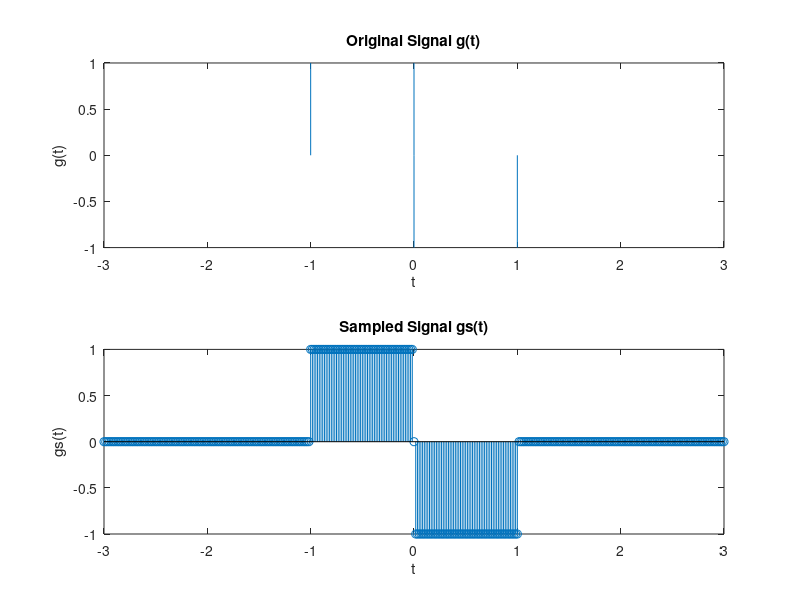

Write the MATLAB code that produced this figure. (Note: this script raises an error after producing the figure.)
a = randi([2,6]);
Ts = 1/(20*a);
%Ts = 0.001;
dur = 4*Ts;

% g(t)
t = -3 : (Ts/1000) : 3;
g = zeros(1,length(t));
g(t >= (-1) & (t < 0)) = 1;
g((t > 0) &(t <= 1)) = -1;
% Sampled g(t) = gs(t)
t1 = -3 : Ts : 3;
gs = zeros(1,length(t1));
gs(t1 >= (-1) & (t1 < 0)) = 1;
gs((t1 > 0) &(t1 <= 1)) = -1;

% Figure 2 
figure;
% g(t) plot
subplot(2,1,1);
plot(t,g);
title('Original Signal g(t)');
xlabel('t');
ylabel('g(t)');

% gs(t) plot 
subplot(2,1,2);
stem(t1,gs);
title('Sampled Signal gs(t)');
xlabel('t');
ylabel('gs(t)');

% Reconstructed gR(t) functions 
gRZ = DtoA (0,Ts,dur,gs);
gRL = DtoA (1,Ts,dur,gs);
gRI = DtoA (2,Ts,dur,gs);
timePlot = linspace(-3,3,length(gRZ));

% Figure 3
figure;
%subplot(4,1,1);
plot(t,g);
title('Original Signal g(t)');
xlabel('t');
ylabel('g(t)');

% Figure 4
figure;
%subplot(4,1,2);
plot(timePlot,gRZ);
title('Reconstruction with Zero Order Hold Interpolation');
xlabel('t');
ylabel('gRZ(t)');

% Figure 5
figure;
%subplot(4,1,3);
plot(timePlot,gRL);
title('Reconstruction with Linear Interpolation');
xlabel('t');
ylabel('gRL(t)');

% Figure 6
figure;
%subplot(4,1,4);
plot(timePlot,gRI);
title('Reconstruction with Ideal Bandlimited Interpolation');
xlabel('t');
ylabel('gRI(t)');

